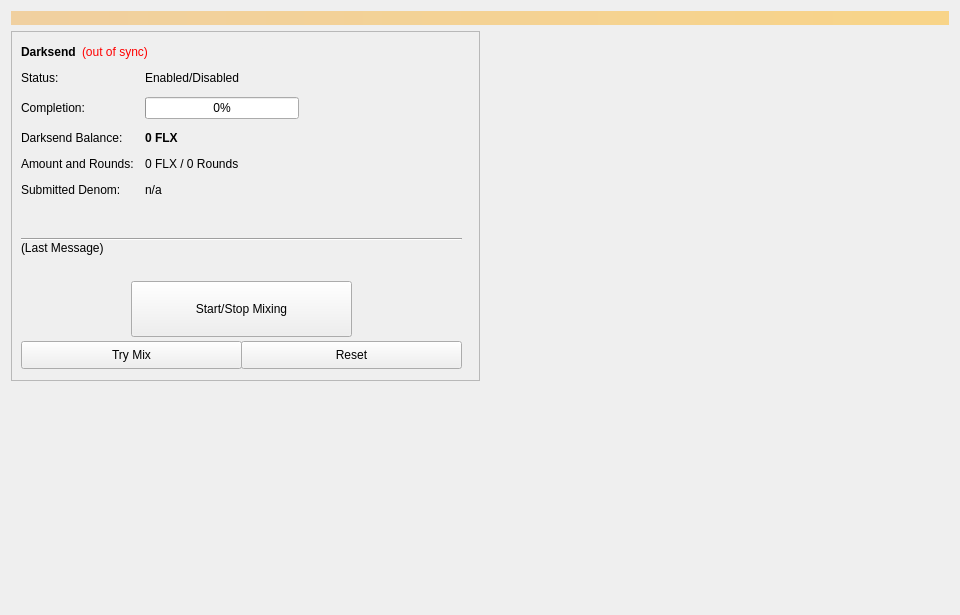
<?xml version="1.0" encoding="UTF-8"?>
<ui version="4.0">
 <class>Coinmix</class>
 <widget class="QWidget" name="Coinmix">
  <property name="geometry">
   <rect>
    <x>0</x>
    <y>0</y>
    <width>960</width>
    <height>615</height>
   </rect>
  </property>
  <property name="minimumSize">
   <size>
    <width>960</width>
    <height>0</height>
   </size>
  </property>
  <property name="windowTitle">
   <string>Form</string>
  </property>
  <layout class="QVBoxLayout" name="topLayout">
   <item>
    <widget class="QLabel" name="labelAlerts">
     <property name="visible">
      <bool>false</bool>
     </property>
     <property name="styleSheet">
      <string notr="true">background-color: qlineargradient(x1: 0, y1: 0, x2: 1, y2: 0, stop:0 #F0D0A0, stop:1 #F8D488); color:#000000;</string>
     </property>
     <property name="wordWrap">
      <bool>true</bool>
     </property>
     <property name="margin">
      <number>3</number>
     </property>
    </widget>
   </item>
   <item>
    <layout class="QHBoxLayout" name="horizontalLayout" stretch="1,1">
     <item>
      <layout class="QVBoxLayout" name="verticalLayout_2">
       <item>
        <widget class="QFrame" name="frameDarksend">
         <property name="minimumSize">
          <size>
           <width>0</width>
           <height>350</height>
          </size>
         </property>
         <property name="layoutDirection">
          <enum>Qt::LeftToRight</enum>
         </property>
         <property name="frameShape">
          <enum>QFrame::StyledPanel</enum>
         </property>
         <property name="frameShadow">
          <enum>QFrame::Raised</enum>
         </property>
         <widget class="QWidget" name="formLayoutWidget">
          <property name="geometry">
           <rect>
            <x>10</x>
            <y>40</y>
            <width>451</width>
            <height>161</height>
           </rect>
          </property>
          <layout class="QFormLayout" name="formLayout">
           <property name="fieldGrowthPolicy">
            <enum>QFormLayout::AllNonFixedFieldsGrow</enum>
           </property>
           <property name="horizontalSpacing">
            <number>11</number>
           </property>
           <property name="verticalSpacing">
            <number>12</number>
           </property>
           <item row="0" column="0">
            <widget class="QLabel" name="label_6">
             <property name="text">
              <string>Status:</string>
             </property>
            </widget>
           </item>
           <item row="1" column="0">
            <widget class="QLabel" name="label_7">
             <property name="text">
              <string>Completion:</string>
             </property>
            </widget>
           </item>
           <item row="1" column="1">
            <widget class="QProgressBar" name="DarksendProgress">
             <property name="maximumSize">
              <size>
               <width>154</width>
               <height>16777215</height>
              </size>
             </property>
             <property name="value">
              <number>0</number>
             </property>
            </widget>
           </item>
           <item row="2" column="0">
            <widget class="QLabel" name="labelAnonymizedText">
             <property name="text">
              <string>Darksend Balance:</string>
             </property>
            </widget>
           </item>
           <item row="2" column="1">
            <widget class="QLabel" name="labelAnonymized">
             <property name="font">
              <font>
               <weight>75</weight>
               <bold>true</bold>
              </font>
             </property>
             <property name="text">
              <string notr="true">0 FLX</string>
             </property>
            </widget>
           </item>
           <item row="3" column="0">
            <widget class="QLabel" name="label_8">
             <property name="text">
              <string>Amount and Rounds:</string>
             </property>
            </widget>
           </item>
           <item row="3" column="1">
            <widget class="QLabel" name="labelAmountRounds">
             <property name="text">
              <string>0 FLX / 0 Rounds</string>
             </property>
            </widget>
           </item>
           <item row="4" column="0">
            <widget class="QLabel" name="label_9">
             <property name="text">
              <string>Submitted Denom:</string>
             </property>
            </widget>
           </item>
           <item row="4" column="1">
            <widget class="QLabel" name="labelSubmittedDenom">
             <property name="toolTip">
              <string>The denominations you submitted to the Masternode.&lt;br&gt;To mix, other users must submit the exact same denominations.</string>
             </property>
             <property name="text">
              <string>n/a</string>
             </property>
            </widget>
           </item>
           <item row="0" column="1">
            <widget class="QLabel" name="DarksendEnabled">
             <property name="text">
              <string>Enabled/Disabled</string>
             </property>
            </widget>
           </item>
          </layout>
         </widget>
         <widget class="QPushButton" name="runAutoDenom">
          <property name="geometry">
           <rect>
            <x>251</x>
            <y>17</y>
            <width>1</width>
            <height>1</height>
           </rect>
          </property>
          <property name="palette">
           <palette>
            <active>
             <colorrole role="WindowText">
              <brush brushstyle="SolidPattern">
               <color alpha="255">
                <red>0</red>
                <green>0</green>
                <blue>0</blue>
               </color>
              </brush>
             </colorrole>
             <colorrole role="Button">
              <brush brushstyle="SolidPattern">
               <color alpha="255">
                <red>239</red>
                <green>238</green>
                <blue>238</blue>
               </color>
              </brush>
             </colorrole>
             <colorrole role="Light">
              <brush brushstyle="SolidPattern">
               <color alpha="255">
                <red>255</red>
                <green>255</green>
                <blue>255</blue>
               </color>
              </brush>
             </colorrole>
             <colorrole role="Midlight">
              <brush brushstyle="SolidPattern">
               <color alpha="255">
                <red>247</red>
                <green>246</green>
                <blue>246</blue>
               </color>
              </brush>
             </colorrole>
             <colorrole role="Dark">
              <brush brushstyle="SolidPattern">
               <color alpha="255">
                <red>119</red>
                <green>119</green>
                <blue>119</blue>
               </color>
              </brush>
             </colorrole>
             <colorrole role="Mid">
              <brush brushstyle="SolidPattern">
               <color alpha="255">
                <red>159</red>
                <green>159</green>
                <blue>159</blue>
               </color>
              </brush>
             </colorrole>
             <colorrole role="Text">
              <brush brushstyle="SolidPattern">
               <color alpha="255">
                <red>0</red>
                <green>0</green>
                <blue>0</blue>
               </color>
              </brush>
             </colorrole>
             <colorrole role="BrightText">
              <brush brushstyle="SolidPattern">
               <color alpha="255">
                <red>255</red>
                <green>255</green>
                <blue>255</blue>
               </color>
              </brush>
             </colorrole>
             <colorrole role="ButtonText">
              <brush brushstyle="SolidPattern">
               <color alpha="255">
                <red>0</red>
                <green>0</green>
                <blue>0</blue>
               </color>
              </brush>
             </colorrole>
             <colorrole role="Base">
              <brush brushstyle="SolidPattern">
               <color alpha="255">
                <red>255</red>
                <green>255</green>
                <blue>255</blue>
               </color>
              </brush>
             </colorrole>
             <colorrole role="Window">
              <brush brushstyle="SolidPattern">
               <color alpha="255">
                <red>239</red>
                <green>238</green>
                <blue>238</blue>
               </color>
              </brush>
             </colorrole>
             <colorrole role="Shadow">
              <brush brushstyle="SolidPattern">
               <color alpha="255">
                <red>0</red>
                <green>0</green>
                <blue>0</blue>
               </color>
              </brush>
             </colorrole>
             <colorrole role="AlternateBase">
              <brush brushstyle="SolidPattern">
               <color alpha="255">
                <red>247</red>
                <green>246</green>
                <blue>246</blue>
               </color>
              </brush>
             </colorrole>
             <colorrole role="ToolTipBase">
              <brush brushstyle="SolidPattern">
               <color alpha="255">
                <red>255</red>
                <green>255</green>
                <blue>220</blue>
               </color>
              </brush>
             </colorrole>
             <colorrole role="ToolTipText">
              <brush brushstyle="SolidPattern">
               <color alpha="255">
                <red>0</red>
                <green>0</green>
                <blue>0</blue>
               </color>
              </brush>
             </colorrole>
            </active>
            <inactive>
             <colorrole role="WindowText">
              <brush brushstyle="SolidPattern">
               <color alpha="255">
                <red>0</red>
                <green>0</green>
                <blue>0</blue>
               </color>
              </brush>
             </colorrole>
             <colorrole role="Button">
              <brush brushstyle="SolidPattern">
               <color alpha="255">
                <red>239</red>
                <green>238</green>
                <blue>238</blue>
               </color>
              </brush>
             </colorrole>
             <colorrole role="Light">
              <brush brushstyle="SolidPattern">
               <color alpha="255">
                <red>255</red>
                <green>255</green>
                <blue>255</blue>
               </color>
              </brush>
             </colorrole>
             <colorrole role="Midlight">
              <brush brushstyle="SolidPattern">
               <color alpha="255">
                <red>247</red>
                <green>246</green>
                <blue>246</blue>
               </color>
              </brush>
             </colorrole>
             <colorrole role="Dark">
              <brush brushstyle="SolidPattern">
               <color alpha="255">
                <red>119</red>
                <green>119</green>
                <blue>119</blue>
               </color>
              </brush>
             </colorrole>
             <colorrole role="Mid">
              <brush brushstyle="SolidPattern">
               <color alpha="255">
                <red>159</red>
                <green>159</green>
                <blue>159</blue>
               </color>
              </brush>
             </colorrole>
             <colorrole role="Text">
              <brush brushstyle="SolidPattern">
               <color alpha="255">
                <red>0</red>
                <green>0</green>
                <blue>0</blue>
               </color>
              </brush>
             </colorrole>
             <colorrole role="BrightText">
              <brush brushstyle="SolidPattern">
               <color alpha="255">
                <red>255</red>
                <green>255</green>
                <blue>255</blue>
               </color>
              </brush>
             </colorrole>
             <colorrole role="ButtonText">
              <brush brushstyle="SolidPattern">
               <color alpha="255">
                <red>0</red>
                <green>0</green>
                <blue>0</blue>
               </color>
              </brush>
             </colorrole>
             <colorrole role="Base">
              <brush brushstyle="SolidPattern">
               <color alpha="255">
                <red>255</red>
                <green>255</green>
                <blue>255</blue>
               </color>
              </brush>
             </colorrole>
             <colorrole role="Window">
              <brush brushstyle="SolidPattern">
               <color alpha="255">
                <red>239</red>
                <green>238</green>
                <blue>238</blue>
               </color>
              </brush>
             </colorrole>
             <colorrole role="Shadow">
              <brush brushstyle="SolidPattern">
               <color alpha="255">
                <red>0</red>
                <green>0</green>
                <blue>0</blue>
               </color>
              </brush>
             </colorrole>
             <colorrole role="AlternateBase">
              <brush brushstyle="SolidPattern">
               <color alpha="255">
                <red>247</red>
                <green>246</green>
                <blue>246</blue>
               </color>
              </brush>
             </colorrole>
             <colorrole role="ToolTipBase">
              <brush brushstyle="SolidPattern">
               <color alpha="255">
                <red>255</red>
                <green>255</green>
                <blue>220</blue>
               </color>
              </brush>
             </colorrole>
             <colorrole role="ToolTipText">
              <brush brushstyle="SolidPattern">
               <color alpha="255">
                <red>0</red>
                <green>0</green>
                <blue>0</blue>
               </color>
              </brush>
             </colorrole>
            </inactive>
            <disabled>
             <colorrole role="WindowText">
              <brush brushstyle="SolidPattern">
               <color alpha="255">
                <red>119</red>
                <green>119</green>
                <blue>119</blue>
               </color>
              </brush>
             </colorrole>
             <colorrole role="Button">
              <brush brushstyle="SolidPattern">
               <color alpha="255">
                <red>239</red>
                <green>238</green>
                <blue>238</blue>
               </color>
              </brush>
             </colorrole>
             <colorrole role="Light">
              <brush brushstyle="SolidPattern">
               <color alpha="255">
                <red>255</red>
                <green>255</green>
                <blue>255</blue>
               </color>
              </brush>
             </colorrole>
             <colorrole role="Midlight">
              <brush brushstyle="SolidPattern">
               <color alpha="255">
                <red>247</red>
                <green>246</green>
                <blue>246</blue>
               </color>
              </brush>
             </colorrole>
             <colorrole role="Dark">
              <brush brushstyle="SolidPattern">
               <color alpha="255">
                <red>119</red>
                <green>119</green>
                <blue>119</blue>
               </color>
              </brush>
             </colorrole>
             <colorrole role="Mid">
              <brush brushstyle="SolidPattern">
               <color alpha="255">
                <red>159</red>
                <green>159</green>
                <blue>159</blue>
               </color>
              </brush>
             </colorrole>
             <colorrole role="Text">
              <brush brushstyle="SolidPattern">
               <color alpha="255">
                <red>119</red>
                <green>119</green>
                <blue>119</blue>
               </color>
              </brush>
             </colorrole>
             <colorrole role="BrightText">
              <brush brushstyle="SolidPattern">
               <color alpha="255">
                <red>255</red>
                <green>255</green>
                <blue>255</blue>
               </color>
              </brush>
             </colorrole>
             <colorrole role="ButtonText">
              <brush brushstyle="SolidPattern">
               <color alpha="255">
                <red>119</red>
                <green>119</green>
                <blue>119</blue>
               </color>
              </brush>
             </colorrole>
             <colorrole role="Base">
              <brush brushstyle="SolidPattern">
               <color alpha="255">
                <red>239</red>
                <green>238</green>
                <blue>238</blue>
               </color>
              </brush>
             </colorrole>
             <colorrole role="Window">
              <brush brushstyle="SolidPattern">
               <color alpha="255">
                <red>239</red>
                <green>238</green>
                <blue>238</blue>
               </color>
              </brush>
             </colorrole>
             <colorrole role="Shadow">
              <brush brushstyle="SolidPattern">
               <color alpha="255">
                <red>0</red>
                <green>0</green>
                <blue>0</blue>
               </color>
              </brush>
             </colorrole>
             <colorrole role="AlternateBase">
              <brush brushstyle="SolidPattern">
               <color alpha="255">
                <red>239</red>
                <green>238</green>
                <blue>238</blue>
               </color>
              </brush>
             </colorrole>
             <colorrole role="ToolTipBase">
              <brush brushstyle="SolidPattern">
               <color alpha="255">
                <red>255</red>
                <green>255</green>
                <blue>220</blue>
               </color>
              </brush>
             </colorrole>
             <colorrole role="ToolTipText">
              <brush brushstyle="SolidPattern">
               <color alpha="255">
                <red>0</red>
                <green>0</green>
                <blue>0</blue>
               </color>
              </brush>
             </colorrole>
            </disabled>
           </palette>
          </property>
          <property name="focusPolicy">
           <enum>Qt::NoFocus</enum>
          </property>
          <property name="autoFillBackground">
           <bool>true</bool>
          </property>
          <property name="text">
           <string/>
          </property>
          <property name="flat">
           <bool>true</bool>
          </property>
         </widget>
         <widget class="QPushButton" name="toggleDarksend">
          <property name="geometry">
           <rect>
            <x>120</x>
            <y>250</y>
            <width>221</width>
            <height>56</height>
           </rect>
          </property>
          <property name="sizePolicy">
           <sizepolicy hsizetype="MinimumExpanding" vsizetype="Fixed">
            <horstretch>0</horstretch>
            <verstretch>0</verstretch>
           </sizepolicy>
          </property>
          <property name="text">
           <string>Start/Stop Mixing</string>
          </property>
         </widget>
         <widget class="Line" name="lineLastMessage">
          <property name="geometry">
           <rect>
            <x>10</x>
            <y>200</y>
            <width>441</width>
            <height>16</height>
           </rect>
          </property>
          <property name="orientation">
           <enum>Qt::Horizontal</enum>
          </property>
         </widget>
         <widget class="QLabel" name="DarksendStatus">
          <property name="geometry">
           <rect>
            <x>10</x>
            <y>210</y>
            <width>451</width>
            <height>43</height>
           </rect>
          </property>
          <property name="minimumSize">
           <size>
            <width>288</width>
            <height>43</height>
           </size>
          </property>
          <property name="text">
           <string>(Last Message)</string>
          </property>
          <property name="alignment">
           <set>Qt::AlignLeading|Qt::AlignLeft|Qt::AlignTop</set>
          </property>
          <property name="wordWrap">
           <bool>true</bool>
          </property>
         </widget>
         <widget class="QPushButton" name="DarksendAuto">
          <property name="geometry">
           <rect>
            <x>10</x>
            <y>310</y>
            <width>221</width>
            <height>28</height>
           </rect>
          </property>
          <property name="sizePolicy">
           <sizepolicy hsizetype="MinimumExpanding" vsizetype="Fixed">
            <horstretch>0</horstretch>
            <verstretch>0</verstretch>
           </sizepolicy>
          </property>
          <property name="toolTip">
           <string>Try to manually submit a Darksend request.</string>
          </property>
          <property name="text">
           <string>Try Mix</string>
          </property>
         </widget>
         <widget class="QPushButton" name="DarksendReset">
          <property name="geometry">
           <rect>
            <x>230</x>
            <y>310</y>
            <width>221</width>
            <height>28</height>
           </rect>
          </property>
          <property name="sizePolicy">
           <sizepolicy hsizetype="MinimumExpanding" vsizetype="Fixed">
            <horstretch>0</horstretch>
            <verstretch>0</verstretch>
           </sizepolicy>
          </property>
          <property name="toolTip">
           <string>Reset the current status of Darksend (can interrupt Darksend if it's in the process of Mixing, which can cost you money!)</string>
          </property>
          <property name="autoFillBackground">
           <bool>false</bool>
          </property>
          <property name="text">
           <string>Reset</string>
          </property>
         </widget>
         <widget class="QWidget" name="layoutWidget">
          <property name="geometry">
           <rect>
            <x>10</x>
            <y>10</y>
            <width>431</width>
            <height>22</height>
           </rect>
          </property>
          <layout class="QHBoxLayout" name="horizontalLayout_5">
           <item>
            <widget class="QLabel" name="label_2">
             <property name="font">
              <font>
               <weight>75</weight>
               <bold>true</bold>
              </font>
             </property>
             <property name="text">
              <string>Darksend</string>
             </property>
            </widget>
           </item>
           <item>
            <widget class="QLabel" name="labelDarksendSyncStatus">
             <property name="toolTip">
              <string>The displayed information may be out of date. Your wallet automatically synchronizes with the FLX network after a connection is established, but this process has not completed yet.</string>
             </property>
             <property name="styleSheet">
              <string notr="true">QLabel { color: red; }</string>
             </property>
             <property name="text">
              <string notr="true">(out of sync)</string>
             </property>
             <property name="alignment">
              <set>Qt::AlignLeading|Qt::AlignLeft|Qt::AlignVCenter</set>
             </property>
            </widget>
           </item>
           <item>
            <spacer name="horizontalSpacer_4">
             <property name="orientation">
              <enum>Qt::Horizontal</enum>
             </property>
             <property name="sizeHint" stdset="0">
              <size>
               <width>40</width>
               <height>20</height>
              </size>
             </property>
            </spacer>
           </item>
          </layout>
         </widget>
        </widget>
       </item>
       <item>
        <spacer name="verticalSpacer">
         <property name="orientation">
          <enum>Qt::Vertical</enum>
         </property>
         <property name="sizeHint" stdset="0">
          <size>
           <width>20</width>
           <height>40</height>
          </size>
         </property>
        </spacer>
       </item>
      </layout>
     </item>
     <item>
      <layout class="QVBoxLayout" name="verticalLayout_3">
       <item>
        <spacer name="verticalSpacer_2">
         <property name="orientation">
          <enum>Qt::Vertical</enum>
         </property>
         <property name="sizeType">
          <enum>QSizePolicy::Expanding</enum>
         </property>
         <property name="sizeHint" stdset="0">
          <size>
           <width>20</width>
           <height>40</height>
          </size>
         </property>
        </spacer>
       </item>
      </layout>
     </item>
    </layout>
   </item>
  </layout>
 </widget>
 <resources/>
 <connections/>
</ui>
